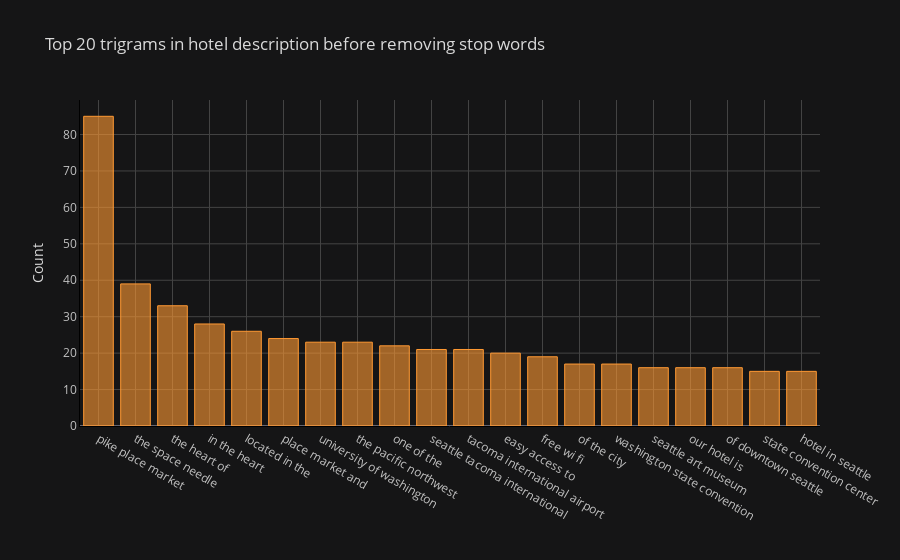

Notebook cell for this chart:
### Markdown cell above
### Trigrams Frequency Distribution Before Removing Stop Word

### Code cell
def get_top_n_trigram(corpus, n = None):
    vec = CountVectorizer(ngram_range = (3, 3)).fit(corpus)
    bag_of_words = vec.transform(corpus)
    sum_words = bag_of_words.sum(axis = 0) 
    words_freq = [(word, sum_words[0, idx]) for word, idx in vec.vocabulary_.items()]
    words_freq =sorted(words_freq, key = lambda x: x[1], reverse = True)
    return words_freq[:n]
common_words = get_top_n_trigram(df['desc'], 20)
df5 = pd.DataFrame(common_words, columns = ['desc' , 'count'])
df5.groupby('desc').sum()['count'].sort_values(ascending = False).iplot(kind = 'bar', yTitle = 'Count', linecolor = 'black', title = 'Top 20 trigrams in hotel description before removing stop words')

### Figure 1 — Plotly figure (JSON) as saved in the notebook; plotly's stock layout.template omitted (floating-point values rounded to 4 significant figures)
{"data": [{"marker": {"color": "rgba(255, 153, 51, 0.6)", "line": {"color": "rgba(255, 153, 51, 1.0)", "width": 1}}, "name": "count", "orientation": "v", "text": "", "type": "bar", "x": ["pike place market", "the space needle", "the heart of", "in the heart", "located in the", "place market and", "university of washington", "the pacific northwest", "one of the", "seattle tacoma international", "tacoma international airport", "easy access to", "free wi fi", "of the city", "washington state convention", "seattle art museum", "our hotel is", "of downtown seattle", "state convention center", "hotel in seattle"], "y": [85, 39, 33, 28, 26, 24, 23, 23, 22, 21, 21, 20, 19, 17, 17, 16, 16, 16, 15, 15]}], "layout": {"legend": {"bgcolor": "#151516", "font": {"color": "#D9D9D9"}}, "paper_bgcolor": "#151516", "plot_bgcolor": "#151516", "title": {"font": {"color": "#D9D9D9"}, "text": "Top 20 trigrams in hotel description before removing stop words"}, "xaxis": {"gridcolor": "#434343", "linecolor": "black", "showgrid": true, "tickfont": {"color": "#C2C2C2"}, "title": {"font": {"color": "#D9D9D9"}, "text": ""}, "zerolinecolor": "#666570"}, "yaxis": {"gridcolor": "#434343", "linecolor": "black", "showgrid": true, "tickfont": {"color": "#C2C2C2"}, "title": {"font": {"color": "#D9D9D9"}, "text": "Count"}, "zerolinecolor": "#666570"}}}
